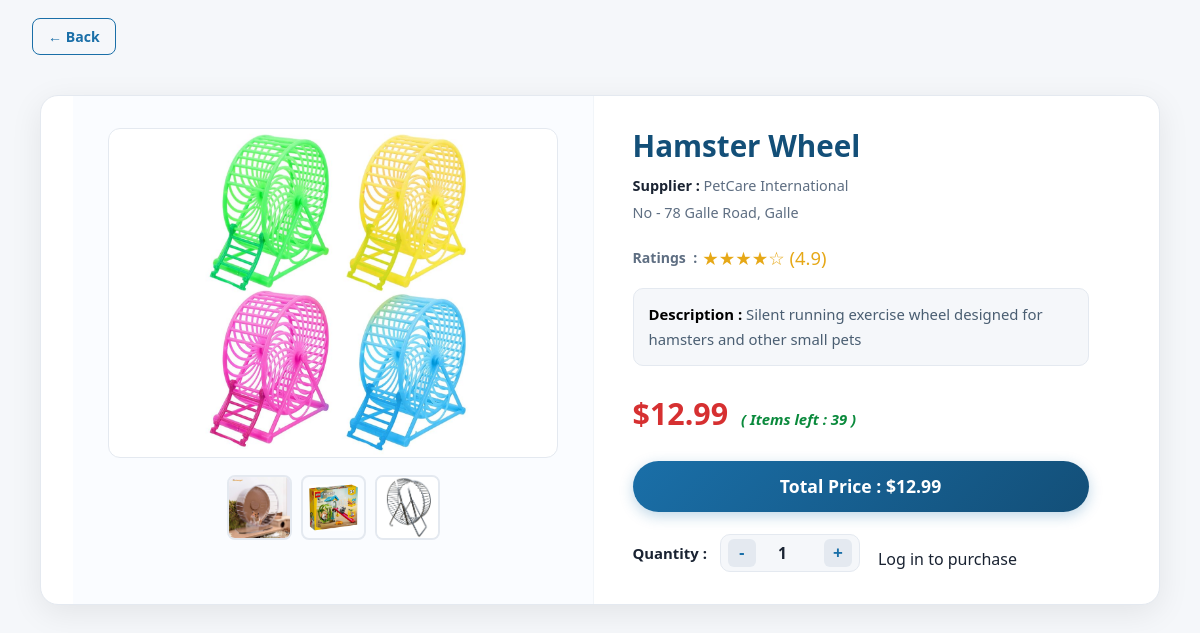
Page /product-des.php?id=7 on the committed database.
### tables this page shows
CREATE TABLE `products` (
  `id` int(11) NOT NULL,
  `name` varchar(100) NOT NULL,
  `description` text DEFAULT NULL,
  `price` decimal(10,2) NOT NULL,
  `stock_quantity` int(11) NOT NULL DEFAULT 0,
  `image_url` varchar(255) DEFAULT NULL,
  `pet_type_id` int(11) DEFAULT NULL,
  `product_type_id` int(11) DEFAULT NULL,
  `ratings` decimal(10,1) DEFAULT NULL,
  `img1` varchar(100) DEFAULT NULL,
  `img2` varchar(100) DEFAULT NULL,
  `img3` varchar(100) DEFAULT NULL,
  `supplier_id` int(11) DEFAULT NULL
);

CREATE TABLE `suppliers` (
  `supplier_id` int(11) NOT NULL,
  `sup_name` varchar(100) NOT NULL,
  `sup_phone` varchar(100) NOT NULL,
  `sup_email` varchar(100) NOT NULL,
  `sup_address` varchar(100) DEFAULT NULL
);

### includes/auth.php (called while the page is built, shortened)
<?php
function isLoggedIn() {
    return false;
}
?>

### public/product-des.php (the view, shortened to what this page needs)
<?php
require_once '../includes/auth.php' ;
$conn = getConnection();
$product_id = isset($_GET['id']) ? intval($_GET['id']) : 0;
$sql = "SELECT p.name, p.image_url, p.description, p.price, p.ratings, p.img1, p.img2, p.img3, p.stock_quantity, s.sup_name , s.sup_address
        FROM products p
        JOIN suppliers s ON p.supplier_id = s.supplier_id
        WHERE p.id = $product_id";
$result = $conn->query($sql);
$product = $result ? $result->fetch_assoc() : null;
?>
<!DOCTYPE html>
<html lang="en">
<head>
  <link rel="stylesheet" href="../css/style.css">
  <link rel="stylesheet" href="../css/product-des.css">
</head>
<body>
  <a href="products.php" class="back-btn">&larr; Back </a>
  <?php if($product): ?>
  <div class="container">
    <div class="left">
      <img id="main-img" class="main-img" src="<?php echo $product['image_url']; ?>" alt="Product Image">
      <div class="thumbnails">
        <img src="<?php echo $product['img1']; ?>" onclick="changeMainImage(this.src)">
        <img src="<?php echo $product['img2']; ?>" onclick="changeMainImage(this.src)">
        <img src="<?php echo $product['img3']; ?>" onclick="changeMainImage(this.src)">
      </div>
    </div>
    <div class="right">
      <div class="product-name"><?php echo $product['name']; ?></div>
      <div class="supplier"><span>Supplier : </span><?php echo $product['sup_name']; ?></div>
      <div class="supplier2">No - <?php echo $product['sup_address']?></div>
      <div class="ratings"><span>Ratings &nbsp;:  </span>
        <?php
            $rating = $product['ratings'];
            $fullStars = floor($rating);
            $emptyStars = 5 - ($fullStars);
            for ($i = 0; $i < $fullStars; $i++) {
            echo '★';
            }
            for ($i = 0; $i < $emptyStars; $i++) {
            echo '☆';
            }
            echo " (" . number_format($rating, 1) . ")";
         ?>
      </div>
      <div class="description"><div style="color:black ; display:inline-block;font-weight:550;" >Description :&nbsp;</div><?php echo $product['description']; ?></div>
      <div class="product-price">
        <div class="price">$<?php echo number_format($product['price'],2) ; ?></div>
        <div class="stock">( Items left : <?php echo $product['stock_quantity']; ?>&nbsp;)</div>
      </div>
      <p id="total-price" class="total-price">Total Price : $<?php echo number_format($product['price'], 2); ?></p>
      <form method="post" class="action-row" onsubmit="return false ;">
        <div class="quantity-box">
          <div class="quantity-label">Quantity :</div>
          <div class="quantity-controls">
            <button type="button" class="controls" onclick="adjustQuantity(-1)">-</button>
            <input type="number" id="quantity" name="quantity" value="1" min="1">
            <button type="button" class="controls" onclick="adjustQuantity(1)">+</button>
          </div>
        </div>
        <?php if(isLoggedIn()): ?>
            <button class="add-to-cart-button" data-product-id="<?php echo $product_id; ?>"
              onclick="addToCart(<?php echo $product_id ?> , document.getElementById('quantity').value)">
                Add to Cart
            </button>
        <?php else : ?>
            <p><a href="login.php">Log in to purchase</a></p>
        <?php endif ; ?>
      </form>
    </div>
  </div>
  <?php else: ?>
    <p style="text-align:center; margin-top:2rem;">Product not found.</p>
  <?php endif; ?>
</body>
</html>

### css/style.css (style rules this page uses)
*, *::before, *::after { margin: 0; padding: 0; box-sizing: border-box; }
:root { --primary: #1a6fa8; --primary-dk: #134f78; --primary-lt: #e8f3fb; --accent: #f06030; --accent-lt: #fff1eb; --success: #0a8a3c; --danger: #d93025; --bg: #f5f7fa; --surface: #ffffff; --border: #e4e9f0; --text: #1a2332; --text-muted: #5e6e82; --radius-sm: 8px; --radius: 12px; --radius-lg: 18px; --shadow-xs: 0 1px 4px rgba(0,0,0,0.06); --shadow-sm: 0 2px 10px rgba(0,0,0,0.08); --shadow-md: 0 6px 24px rgba(0,0,0,0.10); --shadow-lg: 0 14px 44px rgba(0,0,0,0.13); --transition: 0.22s ease; --font: 'Segoe UI', system-ui, -apple-system, sans-serif; }
html { scroll-behavior: smooth; }
body { font-family: var(--font); background: var(--bg); color: var(--text); line-height: 1.65; -webkit-font-smoothing: antialiased; }
a { color: inherit; text-decoration: none; }
img { display: block; max-width: 100%; }
.container { max-width: 1440px; margin: 0 auto; padding: 0 32px; }

### css/product-des.css (style rules this page uses)
body { font-family: 'Segoe UI', system-ui, sans-serif; background: #f5f7fa; margin: 0; padding: 0; color: #1a2332; }
.back-btn { display: inline-flex; align-items: center; gap: 6px; margin: 1.1rem 2rem; text-decoration: none; color: #1a6fa8; font-weight: 600; font-size: 0.88rem; border: 1.5px solid #1a6fa8; padding: 6px 15px; border-radius: 8px; transition: all 0.22s ease; }
.container { display: flex; flex-wrap: wrap; max-width: 1120px; margin: 1.4rem auto 3rem; background: #fff; border-radius: 18px; box-shadow: 0 8px 32px rgba(0,0,0,0.08); overflow: hidden; border: 1px solid #e4e9f0; animation: fadeIn 0.32s ease; }
.left { flex: 1; min-width: 290px; padding: 2rem; border-right: 1px solid #f1f5f9; display: flex; flex-direction: column; align-items: center; background: #fafcff; }
.main-img { width: 100%; max-width: 450px; height: 330px; object-fit: contain; border-radius: 12px; border: 1.5px solid #e4e9f0; background: #fff; margin-bottom: 1.1rem; transition: transform 0.28s ease, box-shadow 0.28s ease; }
.thumbnails { display: flex; gap: 9px; justify-content: center; flex-wrap: wrap; }
.thumbnails img { width: 65px; height: 65px; object-fit: cover; border: 2px solid #e4e9f0; border-radius: 8px; cursor: pointer; transition: border-color 0.2s, transform 0.2s; }
.right { flex: 1; min-width: 290px; padding: 2rem 2.4rem; }
.product-name { font-size: 1.85rem; font-weight: 800; color: #134f78; margin-bottom: 0.7rem; line-height: 1.2; }
.supplier { font-size: 0.9rem; color: #5e6e82; margin-bottom: 0.2rem; }
.supplier span { color: #1a2332; font-weight: 600; }
.supplier2 { font-size: 0.9rem; color: #5e6e82; margin-bottom: 1.1rem; }
.ratings { color: #e6a817; font-size: 1.15rem; margin-bottom: 0.9rem; display: flex; align-items: center; gap: 5px; }
.ratings span { color: #5e6e82; font-size: 0.88rem; font-weight: 600; }
.description { color: #4a5e72; font-size: 0.93rem; line-height: 1.7; background: #f5f7fa; padding: 13px 15px; border-radius: 10px; border: 1px solid #e4e9f0; margin-bottom: 1.4rem; transition: background 0.2s; }
.product-price { display: flex; align-items: baseline; gap: 13px; margin: 1.4rem 0; }
.price { font-size: 1.9rem; font-weight: 800; color: #d63031; }
.stock { color: #0a8a3c; font-style: italic; font-weight: 600; font-size: 0.93rem; }
.total-price { font-size: 1.1rem; font-weight: 700; text-align: center; background: linear-gradient(135deg, #1a6fa8, #134f78); color: #fff; padding: 11px 18px; border-radius: 50px; box-shadow: 0 4px 14px rgba(26,111,168,0.28); margin-bottom: 1.4rem; transition: transform 0.22s, box-shadow 0.22s; }
.action-row { display: flex; flex-wrap: wrap; gap: 18px; align-items: flex-end; }
.quantity-box { display: flex; align-items: center; gap: 13px; }
.quantity-label { font-weight: 700; font-size: 0.93rem; color: #1a2332; }
.quantity-controls { display: flex; align-items: center; gap: 7px; background: #f5f7fa; border: 1.5px solid #e4e9f0; border-radius: 10px; padding: 4px 7px; }
.quantity-controls button { width: 28px; height: 28px; border: none; background: #e4e9f0; font-size: 1.05rem; border-radius: 6px; cursor: pointer; font-weight: 700; color: #1a6fa8; transition: background 0.18s, transform 0.15s; display: flex; align-items: center; justify-content: center; }
.quantity-controls input { width: 54px; text-align: center; font-size: 0.97rem; font-weight: 600; border: none; background: transparent; outline: none; color: #1a2332; font-family: 'Segoe UI', system-ui, sans-serif; }

### rows in the picture
products: image_url (picture), img1 (picture), img2 (picture), img3 (picture), name "Hamster Wheel", supplier.sup_name "PetCare International", supplier.sup_address "78 Galle Road, Galle", ratings "4.9", description "Silent running exercise wheel designed for hamsters and other small pets", price "12.99", stock_quantity "39"
